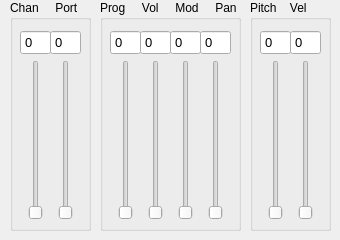
<?xml version="1.0" encoding="UTF-8"?>
<ui version="4.0">
 <class>Dialog</class>
 <widget class="QDialog" name="Dialog">
  <property name="windowModality">
   <enum>Qt::ApplicationModal</enum>
  </property>
  <property name="geometry">
   <rect>
    <x>0</x>
    <y>0</y>
    <width>340</width>
    <height>240</height>
   </rect>
  </property>
  <property name="sizePolicy">
   <sizepolicy hsizetype="Fixed" vsizetype="Fixed">
    <horstretch>0</horstretch>
    <verstretch>0</verstretch>
   </sizepolicy>
  </property>
  <property name="minimumSize">
   <size>
    <width>340</width>
    <height>240</height>
   </size>
  </property>
  <property name="maximumSize">
   <size>
    <width>340</width>
    <height>240</height>
   </size>
  </property>
  <property name="windowTitle">
   <string>msControl</string>
  </property>
  <property name="windowOpacity">
   <double>1.000000000000000</double>
  </property>
  <property name="modal">
   <bool>true</bool>
  </property>
  <widget class="QGroupBox" name="groupBox_2">
   <property name="geometry">
    <rect>
     <x>10</x>
     <y>0</y>
     <width>81</width>
     <height>231</height>
    </rect>
   </property>
   <property name="font">
    <font>
     <pointsize>9</pointsize>
    </font>
   </property>
   <property name="title">
    <string>Chan     Port</string>
   </property>
   <widget class="QSpinBox" name="spinBox_2">
    <property name="geometry">
     <rect>
      <x>40</x>
      <y>30</y>
      <width>31</width>
      <height>25</height>
     </rect>
    </property>
    <property name="font">
     <font>
      <pointsize>10</pointsize>
     </font>
    </property>
    <property name="buttonSymbols">
     <enum>QAbstractSpinBox::NoButtons</enum>
    </property>
    <property name="maximum">
     <number>255</number>
    </property>
   </widget>
   <widget class="QSpinBox" name="spinBox">
    <property name="geometry">
     <rect>
      <x>10</x>
      <y>30</y>
      <width>31</width>
      <height>25</height>
     </rect>
    </property>
    <property name="font">
     <font>
      <pointsize>10</pointsize>
     </font>
    </property>
    <property name="buttonSymbols">
     <enum>QAbstractSpinBox::NoButtons</enum>
    </property>
    <property name="maximum">
     <number>15</number>
    </property>
   </widget>
   <widget class="QSlider" name="chanSlider">
    <property name="geometry">
     <rect>
      <x>14</x>
      <y>60</y>
      <width>24</width>
      <height>160</height>
     </rect>
    </property>
    <property name="maximum">
     <number>15</number>
    </property>
    <property name="pageStep">
     <number>2</number>
    </property>
    <property name="orientation">
     <enum>Qt::Vertical</enum>
    </property>
   </widget>
   <widget class="QSlider" name="portSlider">
    <property name="geometry">
     <rect>
      <x>44</x>
      <y>60</y>
      <width>24</width>
      <height>160</height>
     </rect>
    </property>
    <property name="maximum">
     <number>255</number>
    </property>
    <property name="pageStep">
     <number>10</number>
    </property>
    <property name="orientation">
     <enum>Qt::Vertical</enum>
    </property>
   </widget>
  </widget>
  <widget class="QGroupBox" name="groupBox_3">
   <property name="geometry">
    <rect>
     <x>100</x>
     <y>0</y>
     <width>141</width>
     <height>231</height>
    </rect>
   </property>
   <property name="font">
    <font>
     <pointsize>9</pointsize>
    </font>
   </property>
   <property name="title">
    <string>Prog     Vol     Mod     Pan</string>
   </property>
   <widget class="QSpinBox" name="spinBox_3">
    <property name="geometry">
     <rect>
      <x>10</x>
      <y>30</y>
      <width>31</width>
      <height>25</height>
     </rect>
    </property>
    <property name="font">
     <font>
      <pointsize>10</pointsize>
     </font>
    </property>
    <property name="buttonSymbols">
     <enum>QAbstractSpinBox::NoButtons</enum>
    </property>
    <property name="maximum">
     <number>127</number>
    </property>
   </widget>
   <widget class="QSpinBox" name="spinBox_4">
    <property name="geometry">
     <rect>
      <x>40</x>
      <y>30</y>
      <width>31</width>
      <height>25</height>
     </rect>
    </property>
    <property name="font">
     <font>
      <pointsize>10</pointsize>
     </font>
    </property>
    <property name="buttonSymbols">
     <enum>QAbstractSpinBox::NoButtons</enum>
    </property>
    <property name="maximum">
     <number>127</number>
    </property>
   </widget>
   <widget class="QSpinBox" name="spinBox_5">
    <property name="geometry">
     <rect>
      <x>70</x>
      <y>30</y>
      <width>31</width>
      <height>25</height>
     </rect>
    </property>
    <property name="font">
     <font>
      <pointsize>10</pointsize>
     </font>
    </property>
    <property name="buttonSymbols">
     <enum>QAbstractSpinBox::NoButtons</enum>
    </property>
    <property name="maximum">
     <number>127</number>
    </property>
   </widget>
   <widget class="QSpinBox" name="spinBox_6">
    <property name="geometry">
     <rect>
      <x>100</x>
      <y>30</y>
      <width>31</width>
      <height>25</height>
     </rect>
    </property>
    <property name="font">
     <font>
      <pointsize>10</pointsize>
     </font>
    </property>
    <property name="buttonSymbols">
     <enum>QAbstractSpinBox::NoButtons</enum>
    </property>
    <property name="maximum">
     <number>127</number>
    </property>
   </widget>
   <widget class="QSlider" name="progSlider">
    <property name="geometry">
     <rect>
      <x>14</x>
      <y>60</y>
      <width>24</width>
      <height>160</height>
     </rect>
    </property>
    <property name="maximum">
     <number>127</number>
    </property>
    <property name="pageStep">
     <number>10</number>
    </property>
    <property name="orientation">
     <enum>Qt::Vertical</enum>
    </property>
   </widget>
   <widget class="QSlider" name="volSlider">
    <property name="geometry">
     <rect>
      <x>44</x>
      <y>60</y>
      <width>24</width>
      <height>160</height>
     </rect>
    </property>
    <property name="maximum">
     <number>127</number>
    </property>
    <property name="pageStep">
     <number>10</number>
    </property>
    <property name="orientation">
     <enum>Qt::Vertical</enum>
    </property>
   </widget>
   <widget class="QSlider" name="modSlider">
    <property name="geometry">
     <rect>
      <x>74</x>
      <y>60</y>
      <width>24</width>
      <height>160</height>
     </rect>
    </property>
    <property name="maximum">
     <number>127</number>
    </property>
    <property name="pageStep">
     <number>10</number>
    </property>
    <property name="orientation">
     <enum>Qt::Vertical</enum>
    </property>
   </widget>
   <widget class="QSlider" name="panSlider">
    <property name="geometry">
     <rect>
      <x>104</x>
      <y>60</y>
      <width>24</width>
      <height>160</height>
     </rect>
    </property>
    <property name="maximum">
     <number>127</number>
    </property>
    <property name="pageStep">
     <number>10</number>
    </property>
    <property name="orientation">
     <enum>Qt::Vertical</enum>
    </property>
   </widget>
  </widget>
  <widget class="QGroupBox" name="groupBox_4">
   <property name="geometry">
    <rect>
     <x>250</x>
     <y>0</y>
     <width>81</width>
     <height>231</height>
    </rect>
   </property>
   <property name="font">
    <font>
     <pointsize>9</pointsize>
    </font>
   </property>
   <property name="title">
    <string>Pitch    Vel</string>
   </property>
   <widget class="QSpinBox" name="spinBox_7">
    <property name="geometry">
     <rect>
      <x>40</x>
      <y>30</y>
      <width>31</width>
      <height>25</height>
     </rect>
    </property>
    <property name="font">
     <font>
      <pointsize>10</pointsize>
     </font>
    </property>
    <property name="buttonSymbols">
     <enum>QAbstractSpinBox::NoButtons</enum>
    </property>
    <property name="maximum">
     <number>127</number>
    </property>
   </widget>
   <widget class="QSpinBox" name="spinBox_8">
    <property name="geometry">
     <rect>
      <x>10</x>
      <y>30</y>
      <width>31</width>
      <height>25</height>
     </rect>
    </property>
    <property name="font">
     <font>
      <pointsize>10</pointsize>
     </font>
    </property>
    <property name="buttonSymbols">
     <enum>QAbstractSpinBox::NoButtons</enum>
    </property>
    <property name="maximum">
     <number>127</number>
    </property>
   </widget>
   <widget class="QSlider" name="pitchSlider">
    <property name="geometry">
     <rect>
      <x>14</x>
      <y>60</y>
      <width>24</width>
      <height>160</height>
     </rect>
    </property>
    <property name="maximum">
     <number>127</number>
    </property>
    <property name="pageStep">
     <number>10</number>
    </property>
    <property name="orientation">
     <enum>Qt::Vertical</enum>
    </property>
   </widget>
   <widget class="QSlider" name="velSlider">
    <property name="geometry">
     <rect>
      <x>44</x>
      <y>60</y>
      <width>24</width>
      <height>160</height>
     </rect>
    </property>
    <property name="maximum">
     <number>127</number>
    </property>
    <property name="pageStep">
     <number>10</number>
    </property>
    <property name="orientation">
     <enum>Qt::Vertical</enum>
    </property>
   </widget>
  </widget>
 </widget>
 <layoutdefault spacing="6" margin="11"/>
 <tabstops>
  <tabstop>spinBox_8</tabstop>
  <tabstop>spinBox_7</tabstop>
  <tabstop>spinBox</tabstop>
  <tabstop>spinBox_2</tabstop>
  <tabstop>spinBox_3</tabstop>
  <tabstop>spinBox_4</tabstop>
  <tabstop>spinBox_5</tabstop>
  <tabstop>spinBox_6</tabstop>
 </tabstops>
 <resources/>
 <connections>
  <connection>
   <sender>chanSlider</sender>
   <signal>valueChanged(int)</signal>
   <receiver>spinBox</receiver>
   <slot>setValue(int)</slot>
   <hints>
    <hint type="sourcelabel">
     <x>35</x>
     <y>72</y>
    </hint>
    <hint type="destinationlabel">
     <x>35</x>
     <y>45</y>
    </hint>
   </hints>
  </connection>
  <connection>
   <sender>spinBox</sender>
   <signal>valueChanged(int)</signal>
   <receiver>chanSlider</receiver>
   <slot>setValue(int)</slot>
   <hints>
    <hint type="sourcelabel">
     <x>22</x>
     <y>46</y>
    </hint>
    <hint type="destinationlabel">
     <x>24</x>
     <y>75</y>
    </hint>
   </hints>
  </connection>
  <connection>
   <sender>portSlider</sender>
   <signal>valueChanged(int)</signal>
   <receiver>spinBox_2</receiver>
   <slot>setValue(int)</slot>
   <hints>
    <hint type="sourcelabel">
     <x>66</x>
     <y>103</y>
    </hint>
    <hint type="destinationlabel">
     <x>67</x>
     <y>53</y>
    </hint>
   </hints>
  </connection>
  <connection>
   <sender>spinBox_2</sender>
   <signal>valueChanged(int)</signal>
   <receiver>portSlider</receiver>
   <slot>setValue(int)</slot>
   <hints>
    <hint type="sourcelabel">
     <x>55</x>
     <y>51</y>
    </hint>
    <hint type="destinationlabel">
     <x>55</x>
     <y>65</y>
    </hint>
   </hints>
  </connection>
  <connection>
   <sender>progSlider</sender>
   <signal>valueChanged(int)</signal>
   <receiver>spinBox_3</receiver>
   <slot>setValue(int)</slot>
   <hints>
    <hint type="sourcelabel">
     <x>124</x>
     <y>68</y>
    </hint>
    <hint type="destinationlabel">
     <x>128</x>
     <y>45</y>
    </hint>
   </hints>
  </connection>
  <connection>
   <sender>spinBox_3</sender>
   <signal>valueChanged(int)</signal>
   <receiver>progSlider</receiver>
   <slot>setValue(int)</slot>
   <hints>
    <hint type="sourcelabel">
     <x>115</x>
     <y>46</y>
    </hint>
    <hint type="destinationlabel">
     <x>115</x>
     <y>71</y>
    </hint>
   </hints>
  </connection>
  <connection>
   <sender>spinBox_4</sender>
   <signal>valueChanged(int)</signal>
   <receiver>volSlider</receiver>
   <slot>setValue(int)</slot>
   <hints>
    <hint type="sourcelabel">
     <x>151</x>
     <y>44</y>
    </hint>
    <hint type="destinationlabel">
     <x>154</x>
     <y>72</y>
    </hint>
   </hints>
  </connection>
  <connection>
   <sender>volSlider</sender>
   <signal>valueChanged(int)</signal>
   <receiver>spinBox_4</receiver>
   <slot>setValue(int)</slot>
   <hints>
    <hint type="sourcelabel">
     <x>164</x>
     <y>171</y>
    </hint>
    <hint type="destinationlabel">
     <x>155</x>
     <y>45</y>
    </hint>
   </hints>
  </connection>
  <connection>
   <sender>modSlider</sender>
   <signal>valueChanged(int)</signal>
   <receiver>spinBox_5</receiver>
   <slot>setValue(int)</slot>
   <hints>
    <hint type="sourcelabel">
     <x>186</x>
     <y>72</y>
    </hint>
    <hint type="destinationlabel">
     <x>186</x>
     <y>50</y>
    </hint>
   </hints>
  </connection>
  <connection>
   <sender>spinBox_5</sender>
   <signal>valueChanged(int)</signal>
   <receiver>modSlider</receiver>
   <slot>setValue(int)</slot>
   <hints>
    <hint type="sourcelabel">
     <x>198</x>
     <y>48</y>
    </hint>
    <hint type="destinationlabel">
     <x>198</x>
     <y>67</y>
    </hint>
   </hints>
  </connection>
  <connection>
   <sender>spinBox_6</sender>
   <signal>valueChanged(int)</signal>
   <receiver>panSlider</receiver>
   <slot>setValue(int)</slot>
   <hints>
    <hint type="sourcelabel">
     <x>218</x>
     <y>49</y>
    </hint>
    <hint type="destinationlabel">
     <x>217</x>
     <y>64</y>
    </hint>
   </hints>
  </connection>
  <connection>
   <sender>panSlider</sender>
   <signal>valueChanged(int)</signal>
   <receiver>spinBox_6</receiver>
   <slot>setValue(int)</slot>
   <hints>
    <hint type="sourcelabel">
     <x>230</x>
     <y>60</y>
    </hint>
    <hint type="destinationlabel">
     <x>230</x>
     <y>44</y>
    </hint>
   </hints>
  </connection>
  <connection>
   <sender>pitchSlider</sender>
   <signal>valueChanged(int)</signal>
   <receiver>spinBox_8</receiver>
   <slot>setValue(int)</slot>
   <hints>
    <hint type="sourcelabel">
     <x>273</x>
     <y>82</y>
    </hint>
    <hint type="destinationlabel">
     <x>277</x>
     <y>48</y>
    </hint>
   </hints>
  </connection>
  <connection>
   <sender>spinBox_8</sender>
   <signal>valueChanged(int)</signal>
   <receiver>pitchSlider</receiver>
   <slot>setValue(int)</slot>
   <hints>
    <hint type="sourcelabel">
     <x>265</x>
     <y>50</y>
    </hint>
    <hint type="destinationlabel">
     <x>265</x>
     <y>66</y>
    </hint>
   </hints>
  </connection>
  <connection>
   <sender>spinBox_7</sender>
   <signal>valueChanged(int)</signal>
   <receiver>velSlider</receiver>
   <slot>setValue(int)</slot>
   <hints>
    <hint type="sourcelabel">
     <x>304</x>
     <y>44</y>
    </hint>
    <hint type="destinationlabel">
     <x>305</x>
     <y>62</y>
    </hint>
   </hints>
  </connection>
  <connection>
   <sender>velSlider</sender>
   <signal>valueChanged(int)</signal>
   <receiver>spinBox_7</receiver>
   <slot>setValue(int)</slot>
   <hints>
    <hint type="sourcelabel">
     <x>317</x>
     <y>63</y>
    </hint>
    <hint type="destinationlabel">
     <x>318</x>
     <y>50</y>
    </hint>
   </hints>
  </connection>
 </connections>
</ui>
